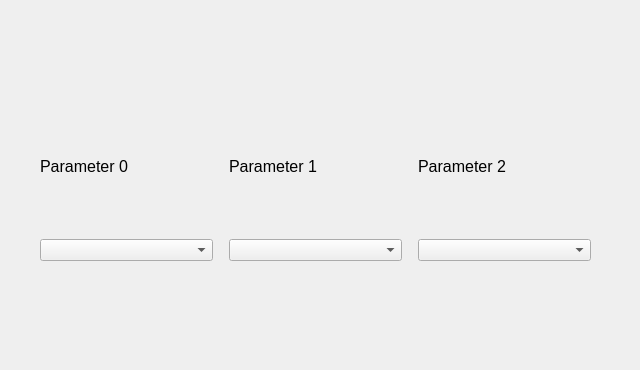
            <widget class="QWidget" name="tab_mostfet">
             <property name="font">
              <font>
               <pointsize>9</pointsize>
              </font>
             </property>
             <attribute name="title">
              <string>Metal-Oxide-Semiconductor Field-Effect Transistor</string>
             </attribute>
             <widget class="QWidget" name="gridLayoutWidget_3">
              <property name="geometry">
               <rect>
                <x>0</x>
                <y>0</y>
                <width>631</width>
                <height>361</height>
               </rect>
              </property>
              <layout class="QGridLayout" name="grid_layout_tab_mosfet">
               <item row="3" column="5">
                <spacer name="verticalSpacer_15">
                 <property name="orientation">
                  <enum>Qt::Vertical</enum>
                 </property>
                 <property name="sizeType">
                  <enum>QSizePolicy::Minimum</enum>
                 </property>
                 <property name="sizeHint" stdset="0">
                  <size>
                   <width>20</width>
                   <height>100</height>
                  </size>
                 </property>
                </spacer>
               </item>
               <item row="1" column="0">
                <spacer name="horizontalSpacer_9">
                 <property name="orientation">
                  <enum>Qt::Horizontal</enum>
                 </property>
                 <property name="sizeType">
                  <enum>QSizePolicy::Minimum</enum>
                 </property>
                 <property name="sizeHint" stdset="0">
                  <size>
                   <width>40</width>
                   <height>20</height>
                  </size>
                 </property>
                </spacer>
               </item>
               <item row="2" column="2">
                <spacer name="horizontalSpacer_10">
                 <property name="orientation">
                  <enum>Qt::Horizontal</enum>
                 </property>
                 <property name="sizeType">
                  <enum>QSizePolicy::Maximum</enum>
                 </property>
                 <property name="sizeHint" stdset="0">
                  <size>
                   <width>10</width>
                   <height>10</height>
                  </size>
                 </property>
                </spacer>
               </item>
               <item row="1" column="6">
                <spacer name="horizontalSpacer_11">
                 <property name="orientation">
                  <enum>Qt::Horizontal</enum>
                 </property>
                 <property name="sizeType">
                  <enum>QSizePolicy::Minimum</enum>
                 </property>
                 <property name="sizeHint" stdset="0">
                  <size>
                   <width>40</width>
                   <height>20</height>
                  </size>
                 </property>
                </spacer>
               </item>
               <item row="1" column="5">
                <widget class="QLabel" name="label_9">
                 <property name="font">
                  <font>
                   <pointsize>12</pointsize>
                  </font>
                 </property>
                 <property name="text">
                  <string>Parameter 2</string>
                 </property>
                </widget>
               </item>
               <item row="0" column="5">
                <spacer name="verticalSpacer_16">
                 <property name="orientation">
                  <enum>Qt::Vertical</enum>
                 </property>
                 <property name="sizeType">
                  <enum>QSizePolicy::Minimum</enum>
                 </property>
                 <property name="sizeHint" stdset="0">
                  <size>
                   <width>20</width>
                   <height>100</height>
                  </size>
                 </property>
                </spacer>
               </item>
               <item row="1" column="1">
                <widget class="QLabel" name="label_10">
                 <property name="font">
                  <font>
                   <pointsize>12</pointsize>
                  </font>
                 </property>
                 <property name="text">
                  <string>Parameter 0</string>
                 </property>
                </widget>
               </item>
               <item row="1" column="3">
                <widget class="QLabel" name="label_11">
                 <property name="font">
                  <font>
                   <pointsize>12</pointsize>
                  </font>
                 </property>
                 <property name="text">
                  <string>Parameter 1</string>
                 </property>
                </widget>
               </item>
               <item row="2" column="4">
                <spacer name="horizontalSpacer_12">
                 <property name="orientation">
                  <enum>Qt::Horizontal</enum>
                 </property>
                 <property name="sizeType">
                  <enum>QSizePolicy::Maximum</enum>
                 </property>
                 <property name="sizeHint" stdset="0">
                  <size>
                   <width>10</width>
                   <height>10</height>
                  </size>
                 </property>
                </spacer>
               </item>
               <item row="2" column="1">
                <widget class="QComboBox" name="combo_box_MOSFET_0"/>
               </item>
               <item row="2" column="3">
                <widget class="QComboBox" name="combo_box_MOSFET_1"/>
               </item>
               <item row="2" column="5">
                <widget class="QComboBox" name="combo_box_MOSFET_2"/>
               </item>
              </layout>
             </widget>
            </widget>
